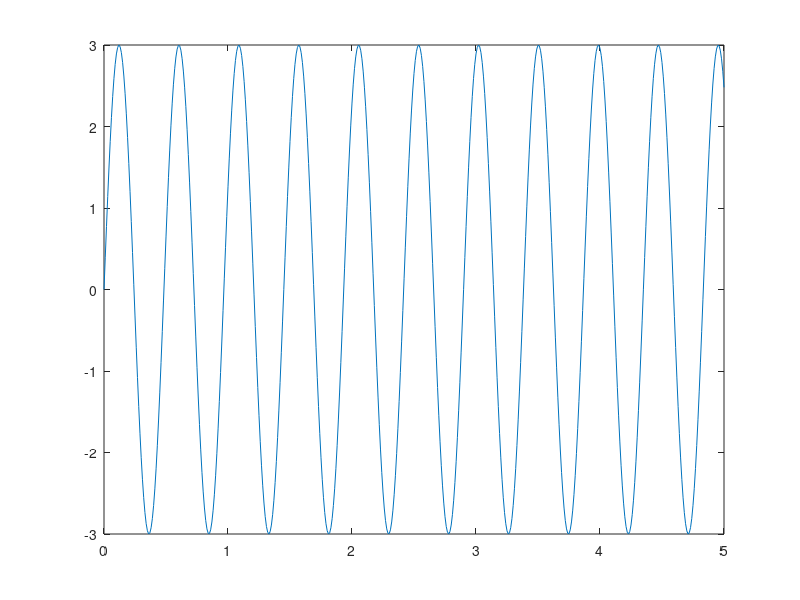
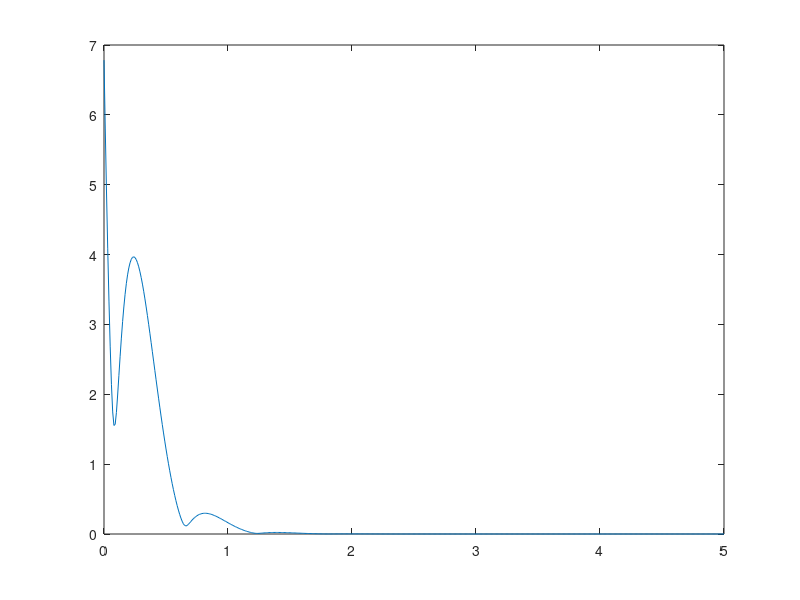
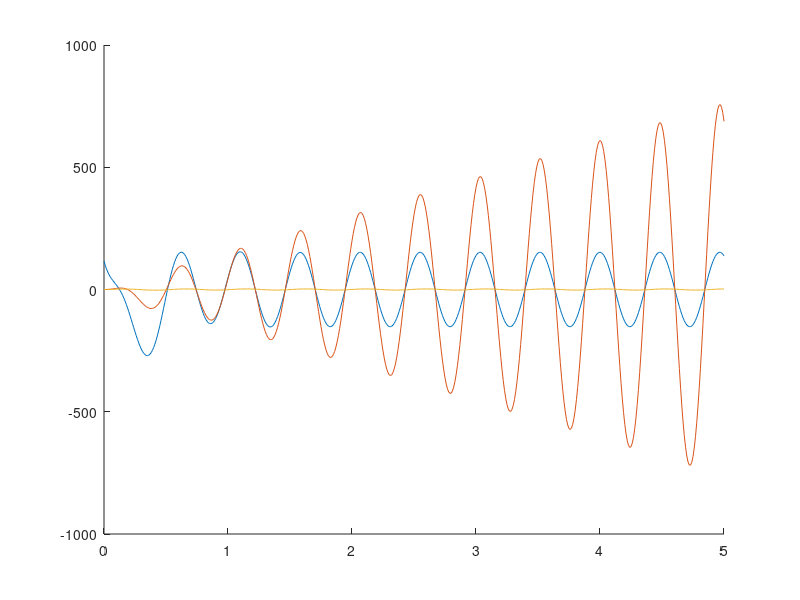

These charts were generated, in order, by the following MATLAB code:
%% Initialization
close all
clearvars
clc

%% Main

% Constants
l = 0.9;
k = 5;
m = 0.1;
L = sqrt(l^2 - 4 * k * m);

Tc = 0.01;
t = 0:Tc:5;
Nt = length(t);

% Signals
x = 3 * sin(13 * t);
h = exp(-t * (L + l) / (2 * m)) .* (L * exp(t * L / m) + 1 - l * exp(t * L / m) + l) / (2 * m * L);
figure(1)
plot(t, x)
figure(2)
plot(t, abs(h))

X = fft(x);
H = fft(h);
Y = H .* X;
y = ifft(Y);

yconv = conv(x, h);
yconv = t .* yconv(1:Nt);

ysim = 390 * ((117 * sin(13 * t) - 119 * cos(13 * t)) / 27850 ...
    + exp(-9 * t / 2) .* (119 * sqrt(119) * cos(sqrt(119) * t / 2) ... 
    - 1971 * sin(sqrt(119) * t / 2)) / (27850 * sqrt(119)));

figure(3)
hold on
plot(t, real(y))
plot(t, real(yconv))
plot(t, ysim)